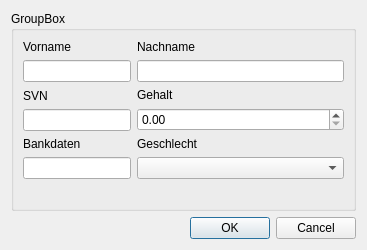
<?xml version="1.0" encoding="UTF-8"?>
<ui version="4.0">
 <class>InsertAngestellterDialog</class>
 <widget class="QDialog" name="InsertAngestellterDialog">
  <property name="geometry">
   <rect>
    <x>0</x>
    <y>0</y>
    <width>367</width>
    <height>250</height>
   </rect>
  </property>
  <property name="windowTitle">
   <string>Dialog</string>
  </property>
  <layout class="QVBoxLayout" name="verticalLayout_2">
   <item>
    <widget class="QGroupBox" name="groupBox">
     <property name="title">
      <string>GroupBox</string>
     </property>
     <layout class="QFormLayout" name="formLayout">
      <item row="0" column="0">
       <layout class="QVBoxLayout" name="verticalLayout">
        <item>
         <widget class="QLabel" name="label">
          <property name="text">
           <string>Vorname</string>
          </property>
         </widget>
        </item>
        <item>
         <widget class="QLineEdit" name="Vorname"/>
        </item>
       </layout>
      </item>
      <item row="0" column="1">
       <layout class="QVBoxLayout" name="verticalLayout_3">
        <item>
         <widget class="QLabel" name="label_2">
          <property name="text">
           <string>Nachname</string>
          </property>
         </widget>
        </item>
        <item>
         <widget class="QLineEdit" name="Nachname"/>
        </item>
       </layout>
      </item>
      <item row="1" column="0">
       <layout class="QVBoxLayout" name="verticalLayout_4">
        <item>
         <widget class="QLabel" name="label_3">
          <property name="text">
           <string>SVN</string>
          </property>
         </widget>
        </item>
        <item>
         <widget class="QLineEdit" name="SVN"/>
        </item>
       </layout>
      </item>
      <item row="1" column="1">
       <layout class="QVBoxLayout" name="verticalLayout_5">
        <item>
         <widget class="QLabel" name="label_4">
          <property name="text">
           <string>Gehalt</string>
          </property>
         </widget>
        </item>
        <item>
         <widget class="QDoubleSpinBox" name="Gehalt">
          <property name="maximum">
           <double>20000.990000000001601</double>
          </property>
         </widget>
        </item>
       </layout>
      </item>
      <item row="2" column="0">
       <layout class="QVBoxLayout" name="verticalLayout_6">
        <item>
         <widget class="QLabel" name="label_5">
          <property name="text">
           <string>Bankdaten</string>
          </property>
         </widget>
        </item>
        <item>
         <widget class="QLineEdit" name="Bankdaten"/>
        </item>
       </layout>
      </item>
      <item row="2" column="1">
       <layout class="QVBoxLayout" name="verticalLayout_7">
        <item>
         <widget class="QLabel" name="label_6">
          <property name="text">
           <string>Geschlecht</string>
          </property>
         </widget>
        </item>
        <item>
         <widget class="QComboBox" name="Geschlecht"/>
        </item>
       </layout>
      </item>
     </layout>
    </widget>
   </item>
   <item>
    <widget class="QDialogButtonBox" name="buttonBox">
     <property name="orientation">
      <enum>Qt::Horizontal</enum>
     </property>
     <property name="standardButtons">
      <set>QDialogButtonBox::Cancel|QDialogButtonBox::Ok</set>
     </property>
    </widget>
   </item>
  </layout>
 </widget>
 <resources/>
 <connections>
  <connection>
   <sender>buttonBox</sender>
   <signal>accepted()</signal>
   <receiver>InsertAngestellterDialog</receiver>
   <slot>accept()</slot>
   <hints>
    <hint type="sourcelabel">
     <x>248</x>
     <y>254</y>
    </hint>
    <hint type="destinationlabel">
     <x>157</x>
     <y>274</y>
    </hint>
   </hints>
  </connection>
  <connection>
   <sender>buttonBox</sender>
   <signal>rejected()</signal>
   <receiver>InsertAngestellterDialog</receiver>
   <slot>reject()</slot>
   <hints>
    <hint type="sourcelabel">
     <x>316</x>
     <y>260</y>
    </hint>
    <hint type="destinationlabel">
     <x>286</x>
     <y>274</y>
    </hint>
   </hints>
  </connection>
 </connections>
</ui>
